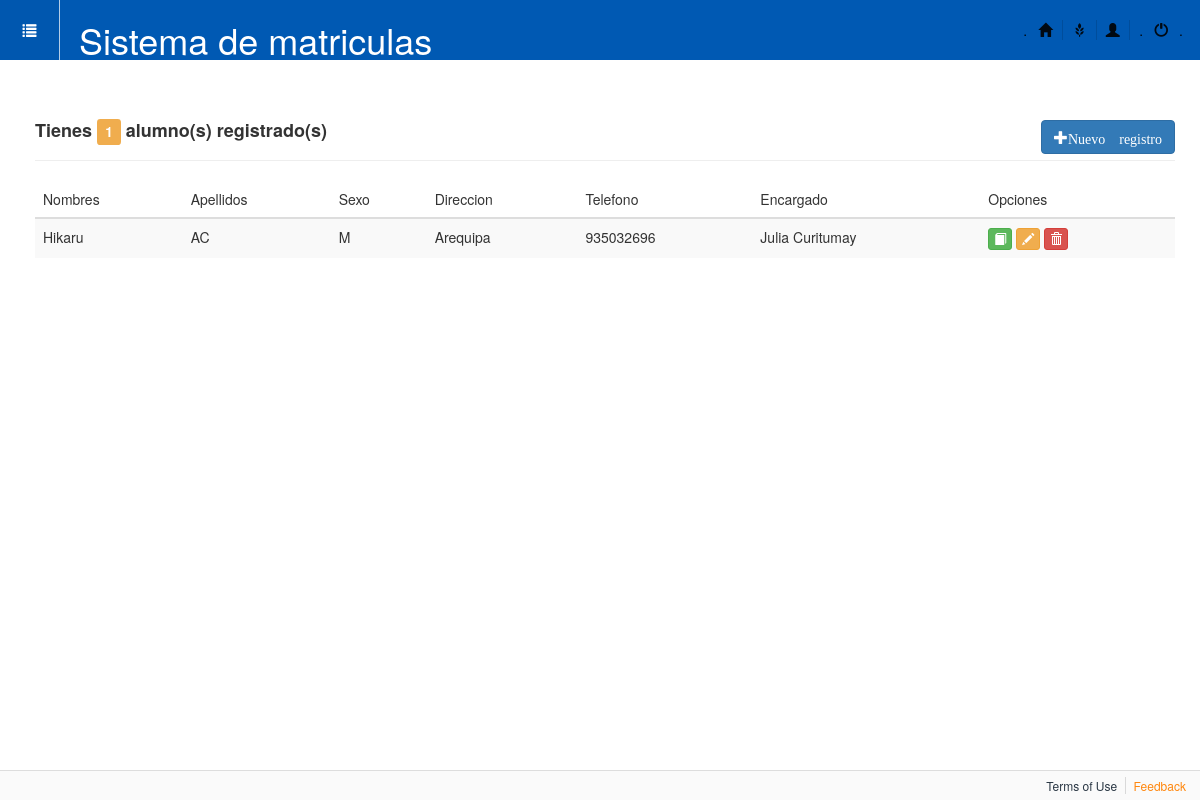
The page /perfiles/ on the database as committed earlier.
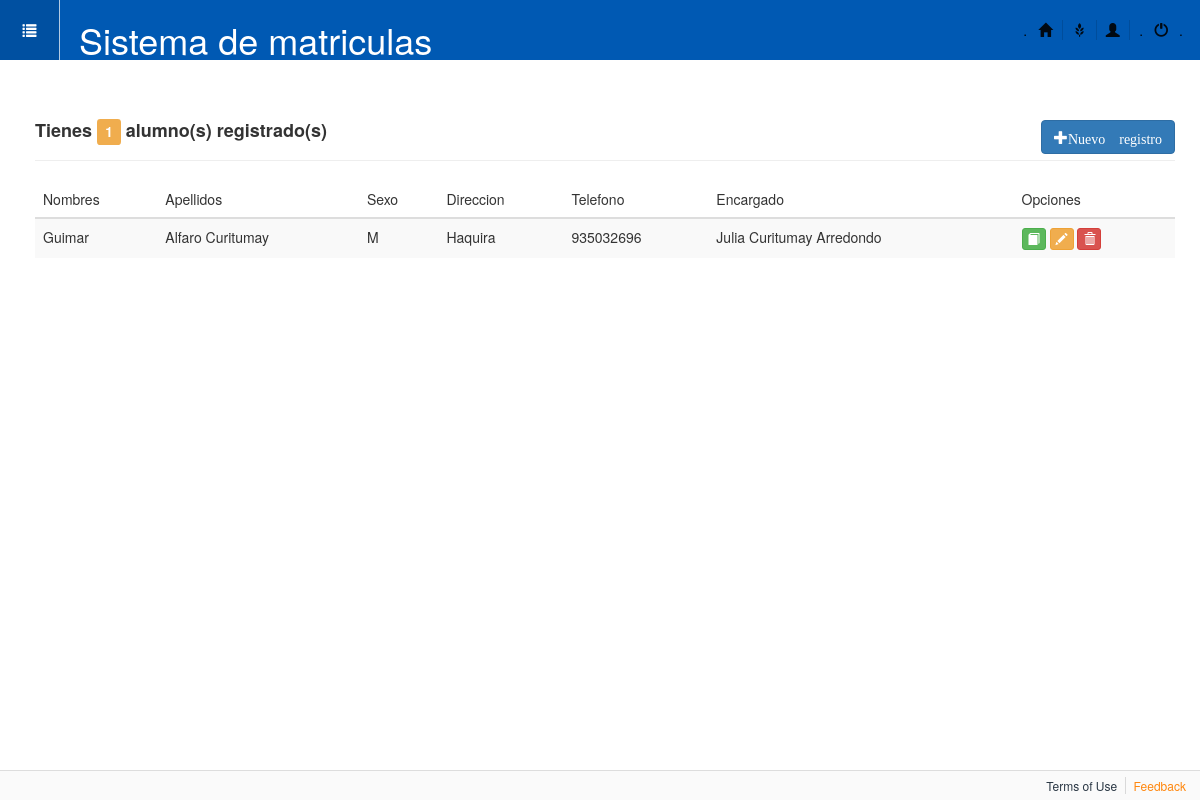
The same page on the database as committed later.
### apps/perfiles/models.py (models this page shows, shortened)
class Alumno(models.Model):
    SEX = [
        ('M', 'Masculino'),
        ('F', 'Femenino'),
    ]
    nombres = models.CharField(max_length=50, unique=True)
    apellidos = models.CharField(max_length=60)
    dni = models.CharField(max_length=8, unique=True)
    sexo = models.CharField(choices=SEX, max_length=10,
                            blank=True, verbose_name='Género')
    fecha_nac = models.DateTimeField(auto_now=True)
    lugar_nac = models.CharField(max_length=50)
    direccion = models.CharField(max_length=100)
    ciudad = models.CharField(max_length=100)
    provincia = models.CharField(max_length=100)
    telefono = models.CharField(max_length=13)
    email = models.EmailField(max_length=100)
    imagen = models.ImageField(upload_to='alumnos')  # falta hacer algo
    encargado = models.ForeignKey(Encargado)

class Encargado(models.Model):
    ECV = [
        ('Soltero', 'Soltero(a)'),
        ('Casado', 'Casado(a)'),
        ('Viudo', 'Viudo(a)'),
    ]
    SEX = [
        ('M', 'Padre'),
        ('F', 'Madre'),
    ]
    nombres = models.CharField(max_length=50, unique=True)
    apellidos = models.CharField(max_length=60)
    dni = models.CharField(max_length=8, unique=True)
    sexo = models.CharField(choices=SEX, max_length=10,
                            blank=True, verbose_name='Encargado')
    direccion = models.CharField(max_length=100)
    estado_civil = models.CharField(choices=ECV, max_length=10, blank=True, verbose_name='Estado_civíl')
    telefono = models.CharField(max_length=13)
    email = models.EmailField(max_length=50)
    ocupacion = models.CharField(max_length=40)
    def __str__(self):
        return u"%s %s" % (self.nombres, self.apellidos)

### apps/perfiles/views.py (the view)
# urls.py: url(r'^alumno/upd/(?P<id>\d+)$', 'apps.perfiles.views.updAlumno', name='updAlumno'),
def alumno(request):
	lista=Alumno.objects.all()
	numreg=lista.count()
	return render(request,'perfiles/alumno.html',{'lista':lista,'cantidad':numreg})

### templates/perfiles/alumno.html (shortened to what this page needs)
{% extends "base.html" %}
{% block contenido %}
<div class="page-header">
	<h4>
		<b>Tienes <span class="label label-warning">{{cantidad}}</span> alumno(s) registrado(s) </b>
		<a href="{% url 'perfiles_app:addAlumno' %}" class="btn btn-primary pull-right">
			<span class="glyphicon glyphicon-plus">Nuevo registro</span>
		</a>
	</h4>
</div>
<div>
	<table class="table table-striped table-condenced table-hover">
		<thead>
			<tr>
				<th>Nombres</th>
			    <th>Apellidos</th>
			    <th>Sexo</th>
			    <th>Direccion</th>
			    <th>Telefono</th>
			    <th>Encargado</th>
			    <th>Opciones</th>
			</tr>
		</thead>
		<tbody>
		{% for alumno in lista %}
			<tr>
				<td>{{alumno.nombres}}</td>
				<td>{{alumno.apellidos}}</td>
				<td>{{alumno.sexo}}</td>
				<td>{{alumno.direccion}}</td>
				<td>{{alumno.telefono}}</td>
				<td>{{alumno.encargado}}</td>
				<td>
					<a href="#" class="btn btn-success btn-xs"> <span class="glyphicon glyphicon-book"></span></a>
					<a href="{% url 'perfiles_app:updAlumno' alumno.pk %}" class="btn btn-warning btn-xs"> <span class="glyphicon glyphicon-pencil"></span></a>
					<a href="{% url 'perfiles_app:delAlumno' alumno.pk %}" class="btn btn-danger btn-xs"> <span class="glyphicon glyphicon-trash"></span></a>
				</td>
			</tr>
		{% endfor %}
		</tbody>
	</table>
</div>
{% endblock contenido %}

Rows that differ between the two databases and show on the page:
changed Alumno: nombres "Hikaru" → "Guimar"; apellidos "AC" → "Alfaro Curitumay"; direccion "Arequipa" → "Haquira"; encargado "Julia Curitumay" → "Julia Curitumay Arredondo"
